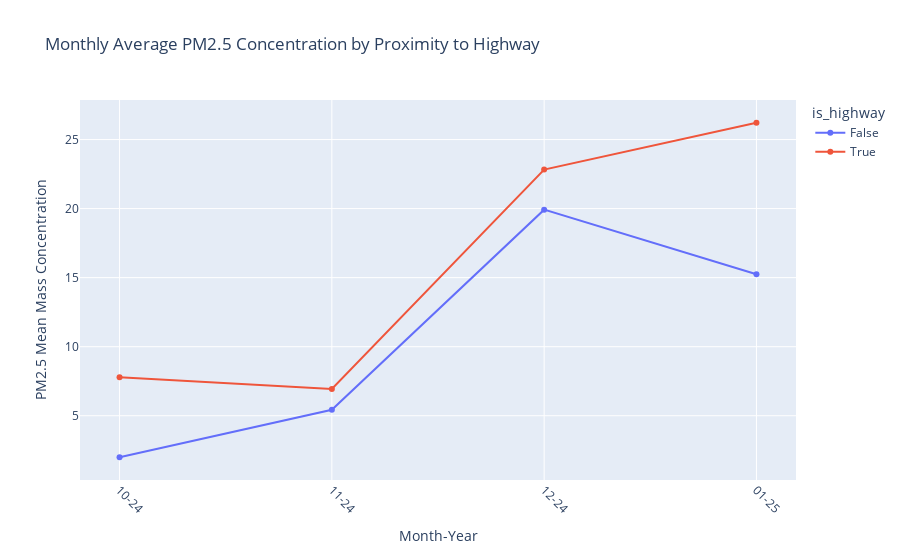

Source (notebook cell):
### Code cell
# Create line plot using Plotly
fig = px.line(
    monthly_avg_pm2_5,
    x='Month-Year', y='pm2_5ConcMass1HourMean.raw',
    color='is_highway', markers=True,
    title='Monthly Average PM2.5 Concentration by Proximity to Highway',
    labels={'Month-Year': 'Month-Year', 'pm2_5ConcMass1HourMean.raw': 'PM2.5 Mean Mass Concentration'}
)

fig.update_xaxes(tickangle=45)
fig.show()

### Figure 1 — Plotly figure (JSON) as saved in the notebook; plotly's stock layout.template omitted (floating-point values rounded to 4 significant figures)
{"data": [{"hovertemplate": "is_highway=False<br>Month-Year=%{x}<br>PM2.5 Mean Mass Concentration=%{y}<extra></extra>", "legendgroup": "False", "line": {"color": "#636efa", "dash": "solid"}, "marker": {"symbol": "circle"}, "mode": "lines+markers", "name": "False", "orientation": "v", "showlegend": true, "type": "scatter", "x": ["10-24", "11-24", "12-24", "01-25"], "xaxis": "x", "y": [1.994, 5.432, 19.92, 15.25], "yaxis": "y"}, {"hovertemplate": "is_highway=True<br>Month-Year=%{x}<br>PM2.5 Mean Mass Concentration=%{y}<extra></extra>", "legendgroup": "True", "line": {"color": "#EF553B", "dash": "solid"}, "marker": {"symbol": "circle"}, "mode": "lines+markers", "name": "True", "orientation": "v", "showlegend": true, "type": "scatter", "x": ["10-24", "11-24", "12-24", "01-25"], "xaxis": "x", "y": [7.794, 6.942, 22.82, 26.22], "yaxis": "y"}], "layout": {"autosize": true, "legend": {"title": {"text": "is_highway"}, "tracegroupgap": 0}, "title": {"text": "Monthly Average PM2.5 Concentration by Proximity to Highway"}, "xaxis": {"anchor": "y", "autorange": true, "domain": [0, 1], "range": [-0.1818, 3.182], "tickangle": 45, "title": {"text": "Month-Year"}, "type": "category"}, "yaxis": {"anchor": "x", "autorange": true, "domain": [0, 1], "range": [-0.004893, 28.21], "title": {"text": "PM2.5 Mean Mass Concentration"}, "type": "linear"}}}
